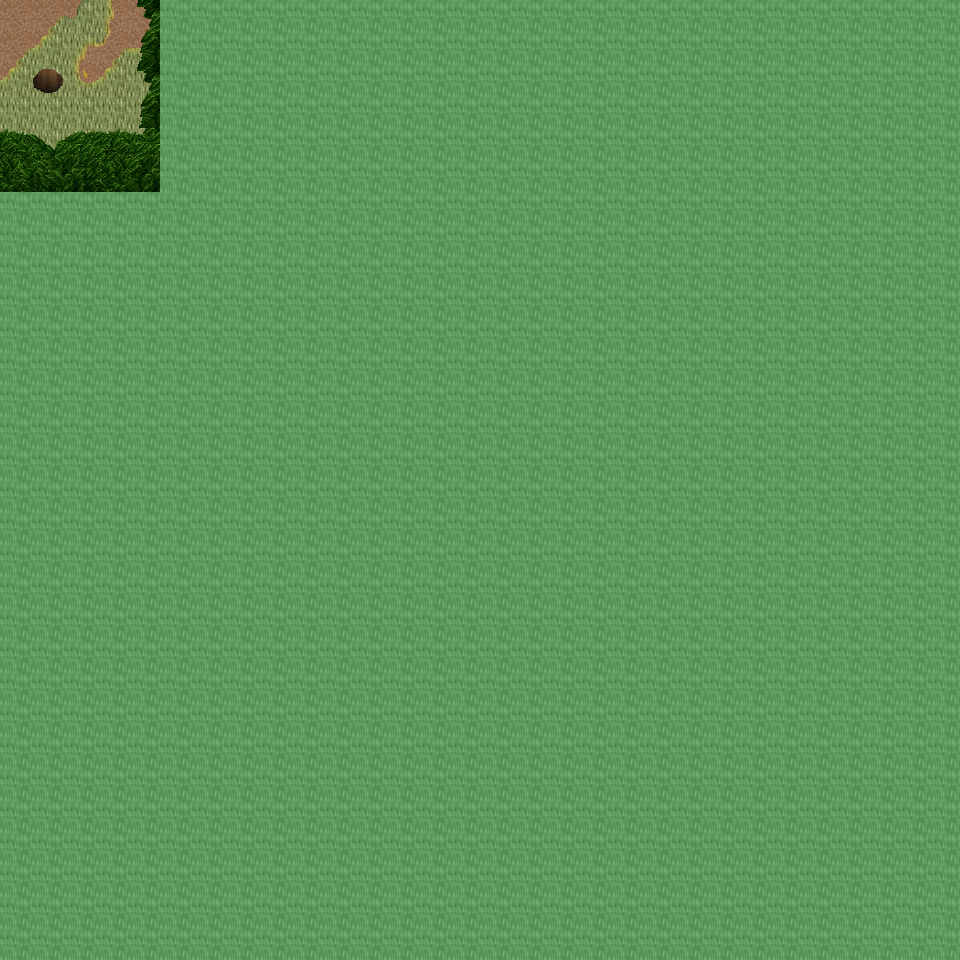

Tiled map render using the project's own tile images. Description and the map definition, with tile-layer contents summarised, below:
An orthogonal 30x30 tile map with 32x32 px tiles, 6 tile layers (Ground, Object, Object2, Above, ...), 23 tilesets and 2 objects (2x mapchange).

<map version="1.0" orientation="orthogonal" renderorder="right-down" width="30" height="30" tilewidth="32" tileheight="32" nextobjectid="3">
  <tileset firstgid="1" name="tileset_ground_ground" tilewidth="32" tileheight="32" tilecount="33" columns="3">
    <image source="../drawable/tileset_ground_ground.png" width="96" height="352" />
  </tileset>
  <tileset firstgid="34" name="tileset_plant_grasses" tilewidth="32" tileheight="32" tilecount="6" columns="3">
    <image source="../drawable/tileset_plant_grasses.png" width="96" height="64" />
  </tileset>
  <tileset firstgid="40" name="tileset_plant_flower_daisy_yellow" tilewidth="32" tileheight="32" tilecount="8" columns="2">
    <image source="../drawable/tileset_plant_flower_daisy_yellow.png" width="64" height="128" />
  </tileset>
  <tileset firstgid="48" name="tileset_plant_bush_bushes" tilewidth="32" tileheight="32" tilecount="10" columns="5">
    <image source="../drawable/tileset_plant_bush_bushes.png" width="160" height="64" />
  </tileset>
  <tileset firstgid="58" name="tileset_plant_flower_daisy_white" tilewidth="32" tileheight="32" tilecount="8" columns="2">
    <image source="../drawable/tileset_plant_flower_daisy_white.png" width="64" height="128" />
  </tileset>
  <tileset firstgid="66" name="tileset_plant_tree_tree_darkgreen" tilewidth="32" tileheight="32" tilecount="88" columns="8">
    <image source="../drawable/tileset_plant_tree_tree_darkgreen.png" width="256" height="352" />
  </tileset>
  <tileset firstgid="154" name="tileset_logic_collision" tilewidth="32" tileheight="32" tilecount="1" columns="1">
    <image source="../drawable/tileset_logic_collision.png" width="32" height="32" />
  </tileset>
  <tileset firstgid="155" name="tileset_ground_ground_3" tilewidth="32" tileheight="32" tilecount="5" columns="5">
    <image source="../drawable/tileset_ground_ground_3.png" width="160" height="32" />
  </tileset>
  <tileset firstgid="160" name="tileset_ground_dry_grass" tilewidth="32" tileheight="32" tilecount="54" columns="9">
    <image source="../drawable/tileset_ground_dry_grass.png" width="288" height="192" />
  </tileset>
  <tileset firstgid="214" name="tileset_ground_pothole" tilewidth="32" tileheight="32" tilecount="4" columns="4">
    <image source="../drawable/tileset_ground_pothole.png" width="128" height="32" />
  </tileset>
  <tileset firstgid="218" name="tileset_building_fence_palisade" tilewidth="32" tileheight="32" tilecount="84" columns="6">
    <image source="../drawable/tileset_building_fence_palisade.png" width="192" height="448" />
  </tileset>
  <tileset firstgid="302" name="tileset_ground_dirt_mounds" tilewidth="32" tileheight="32" tilecount="9" columns="3">
    <image source="../drawable/tileset_ground_dirt_mounds.png" width="96" height="96" />
  </tileset>
  <tileset firstgid="311" name="tileset_furniture_table_square_pale" tilewidth="32" tileheight="32" tilecount="1" columns="1">
    <image source="../drawable/tileset_furniture_table_square_pale.png" width="32" height="32" />
  </tileset>
  <tileset firstgid="312" name="tileset_furniture_table_stone_desk" tilewidth="32" tileheight="32" tilecount="16" columns="4">
    <image source="../drawable/tileset_furniture_table_stone_desk.png" width="128" height="128" />
  </tileset>
  <tileset firstgid="328" name="tileset_item_armor_weapons_for_walls" tilewidth="32" tileheight="32" tilecount="16" columns="4">
    <image source="../drawable/tileset_item_armor_weapons_for_walls.png" width="128" height="128" />
  </tileset>
  <tileset firstgid="344" name="tileset_item_bullseye" tilewidth="32" tileheight="32" tilecount="1" columns="1">
    <image source="../drawable/tileset_item_bullseye.png" width="32" height="32" />
  </tileset>
  <tileset firstgid="345" name="tileset_item_chest_chest_2" tilewidth="32" tileheight="32" tilecount="6" columns="3">
    <image source="../drawable/tileset_item_chest_chest_2.png" width="96" height="64" />
  </tileset>
  <tileset firstgid="351" name="tileset_item_weapon_hanging_bows" tilewidth="32" tileheight="32" tilecount="6" columns="3">
    <image source="../drawable/tileset_item_weapon_hanging_bows.png" width="96" height="64" />
  </tileset>
  <tileset firstgid="357" name="tileset_item_weapon_box_of_weapons" tilewidth="32" tileheight="32" tilecount="2" columns="1">
    <image source="../drawable/tileset_item_weapon_box_of_weapons.png" width="32" height="64" />
  </tileset>
  <tileset firstgid="359" name="tileset_item_ropes" tilewidth="32" tileheight="32" tilecount="4" columns="2">
    <image source="../drawable/tileset_item_ropes.png" width="64" height="64" />
  </tileset>
  <tileset firstgid="363" name="tileset_building_dojo" tilewidth="32" tileheight="32" tilecount="40" columns="8">
    <image source="../drawable/tileset_building_dojo.png" width="256" height="160" />
  </tileset>
  <tileset firstgid="403" name="tileset_furniture_table_grey_long" tilewidth="32" tileheight="32" tilecount="4" columns="2">
    <image source="../drawable/tileset_furniture_table_grey_long.png" width="64" height="64" />
  </tileset>
  <tileset firstgid="407" name="tileset_item_tools" tilewidth="32" tileheight="32" tilecount="9" columns="3">
    <image source="../drawable/tileset_item_tools.png" width="96" height="96" />
  </tileset>
  <layer name="Ground" width="30" height="30">
    <data>[900 cells, 218 non-empty, 2 distinct tile ids]</data>
  </layer>
  <layer name="Object" width="30" height="30">
    <data>[900 cells, 38 non-empty, 16 distinct tile ids]</data>
  </layer>
  <layer name="Object2" width="30" height="30">
    <data>[900 cells, 25 non-empty, 14 distinct tile ids]</data>
  </layer>
  <layer name="Above" width="30" height="30">
    <data>[900 cells, 196 non-empty, 39 distinct tile ids]</data>
  </layer>
  <layer name="Above2" width="30" height="30">
    <data>[900 cells, 29 non-empty, 16 distinct tile ids]</data>
  </layer>
  <layer name="Walkable" width="30" height="30">
    <data>[900 cells, 870 non-empty, 1 distinct tile ids]</data>
  </layer>
  <objectgroup name="MapEvents">
    <object id="1" name="north" type="mapchange" x="0" y="0" width="160" height="32">
      <properties>
        <property name="map" value="0_ados_mountain_n2_w2_x4_y3" />
        <property name="place" value="south" />
      </properties>
    </object>
    <object id="2" name="west" type="mapchange" x="0" y="0" width="32" height="192">
      <properties>
        <property name="map" value="0_ados_mountain_n2_w2_x3_y4" />
        <property name="place" value="east" />
      </properties>
    </object>
  </objectgroup>
</map>
